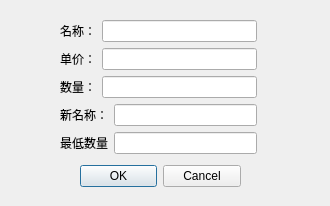
<?xml version="1.0" encoding="UTF-8"?>
<ui version="4.0">
 <class>DialogUpdate</class>
 <widget class="QDialog" name="DialogUpdate">
  <property name="geometry">
   <rect>
    <x>0</x>
    <y>0</y>
    <width>330</width>
    <height>206</height>
   </rect>
  </property>
  <property name="minimumSize">
   <size>
    <width>330</width>
    <height>206</height>
   </size>
  </property>
  <property name="maximumSize">
   <size>
    <width>330</width>
    <height>206</height>
   </size>
  </property>
  <property name="windowTitle">
   <string>修改信息</string>
  </property>
  <widget class="QDialogButtonBox" name="buttonBox">
   <property name="geometry">
    <rect>
     <x>80</x>
     <y>160</y>
     <width>161</width>
     <height>32</height>
    </rect>
   </property>
   <property name="orientation">
    <enum>Qt::Horizontal</enum>
   </property>
   <property name="standardButtons">
    <set>QDialogButtonBox::Cancel|QDialogButtonBox::Ok</set>
   </property>
  </widget>
  <widget class="QWidget" name="layoutWidget">
   <property name="geometry">
    <rect>
     <x>60</x>
     <y>20</y>
     <width>197</width>
     <height>136</height>
    </rect>
   </property>
   <layout class="QVBoxLayout" name="verticalLayout">
    <item>
     <layout class="QHBoxLayout" name="horizontalLayout_2">
      <item>
       <widget class="QLabel" name="label_2">
        <property name="text">
         <string>名称：</string>
        </property>
       </widget>
      </item>
      <item>
       <widget class="QLineEdit" name="le_name_old"/>
      </item>
     </layout>
    </item>
    <item>
     <layout class="QHBoxLayout" name="horizontalLayout_3">
      <item>
       <widget class="QLabel" name="label_3">
        <property name="text">
         <string>单价：</string>
        </property>
       </widget>
      </item>
      <item>
       <widget class="QLineEdit" name="le_price_new"/>
      </item>
     </layout>
    </item>
    <item>
     <layout class="QHBoxLayout" name="horizontalLayout_4">
      <item>
       <widget class="QLabel" name="label_4">
        <property name="text">
         <string>数量：</string>
        </property>
       </widget>
      </item>
      <item>
       <widget class="QLineEdit" name="le_num_new"/>
      </item>
     </layout>
    </item>
    <item>
     <layout class="QHBoxLayout" name="horizontalLayout">
      <item>
       <widget class="QLabel" name="label">
        <property name="text">
         <string>新名称：</string>
        </property>
       </widget>
      </item>
      <item>
       <widget class="QLineEdit" name="le_newname"/>
      </item>
     </layout>
    </item>
    <item>
     <layout class="QHBoxLayout" name="horizontalLayout_5">
      <item>
       <widget class="QLabel" name="lb_limited">
        <property name="text">
         <string>最低数量</string>
        </property>
       </widget>
      </item>
      <item>
       <widget class="QLineEdit" name="le_limited"/>
      </item>
     </layout>
    </item>
   </layout>
  </widget>
 </widget>
 <resources/>
 <connections>
  <connection>
   <sender>buttonBox</sender>
   <signal>accepted()</signal>
   <receiver>DialogUpdate</receiver>
   <slot>accept()</slot>
   <hints>
    <hint type="sourcelabel">
     <x>248</x>
     <y>254</y>
    </hint>
    <hint type="destinationlabel">
     <x>157</x>
     <y>274</y>
    </hint>
   </hints>
  </connection>
  <connection>
   <sender>buttonBox</sender>
   <signal>rejected()</signal>
   <receiver>DialogUpdate</receiver>
   <slot>reject()</slot>
   <hints>
    <hint type="sourcelabel">
     <x>316</x>
     <y>260</y>
    </hint>
    <hint type="destinationlabel">
     <x>286</x>
     <y>274</y>
    </hint>
   </hints>
  </connection>
 </connections>
</ui>
